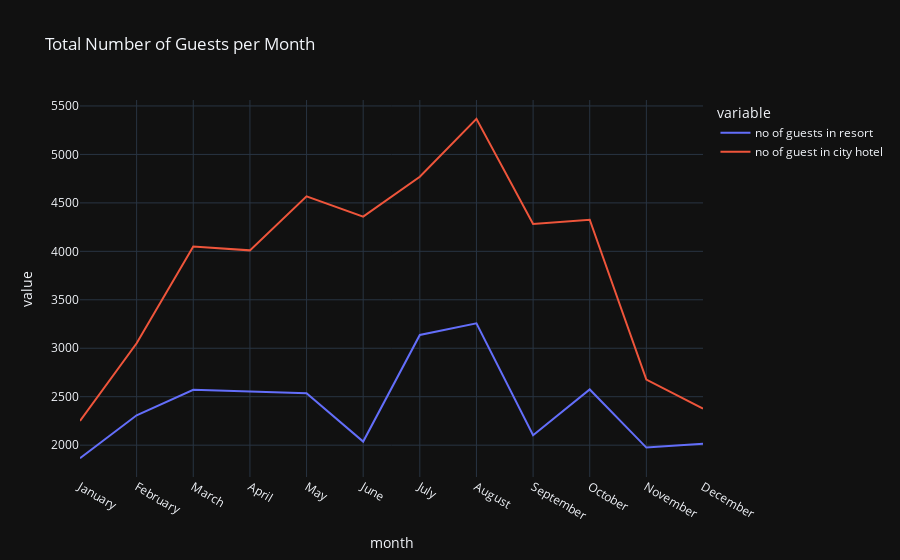

Notebook code cell kept with this figure:
### Code cell
px.line(combined_guests, x = 'month', y = ['no of guests in resort','no of guest in city hotel'],
        title='Total Number of Guests per Month', template = 'plotly_dark')

### Figure 1 — Plotly figure (JSON) as saved in the notebook; plotly's stock layout.template omitted (floating-point values rounded to 4 significant figures)
{"data": [{"hovertemplate": "variable=no of guests in resort<br>month=%{x}<br>value=%{y}<extra></extra>", "legendgroup": "no of guests in resort", "line": {"color": "#636efa", "dash": "solid"}, "marker": {"symbol": "circle"}, "mode": "lines", "name": "no of guests in resort", "orientation": "v", "showlegend": true, "type": "scatter", "x": ["January", "February", "March", "April", "May", "June", "July", "August", "September", "October", "November", "December"], "xaxis": "x", "y": [1866, 2308, 2571, 2550, 2535, 2037, 3137, 3257, 2102, 2575, 1975, 2014], "yaxis": "y"}, {"hovertemplate": "variable=no of guest in city hotel<br>month=%{x}<br>value=%{y}<extra></extra>", "legendgroup": "no of guest in city hotel", "line": {"color": "#EF553B", "dash": "solid"}, "marker": {"symbol": "circle"}, "mode": "lines", "name": "no of guest in city hotel", "orientation": "v", "showlegend": true, "type": "scatter", "x": ["January", "February", "March", "April", "May", "June", "July", "August", "September", "October", "November", "December"], "xaxis": "x", "y": [2249, 3051, 4049, 4010, 4568, 4358, 4770, 5367, 4283, 4326, 2676, 2377], "yaxis": "y"}], "layout": {"legend": {"title": {"text": "variable"}, "tracegroupgap": 0}, "title": {"text": "Total Number of Guests per Month"}, "xaxis": {"anchor": "y", "domain": [0, 1], "title": {"text": "month"}}, "yaxis": {"anchor": "x", "domain": [0, 1], "title": {"text": "value"}}}}
